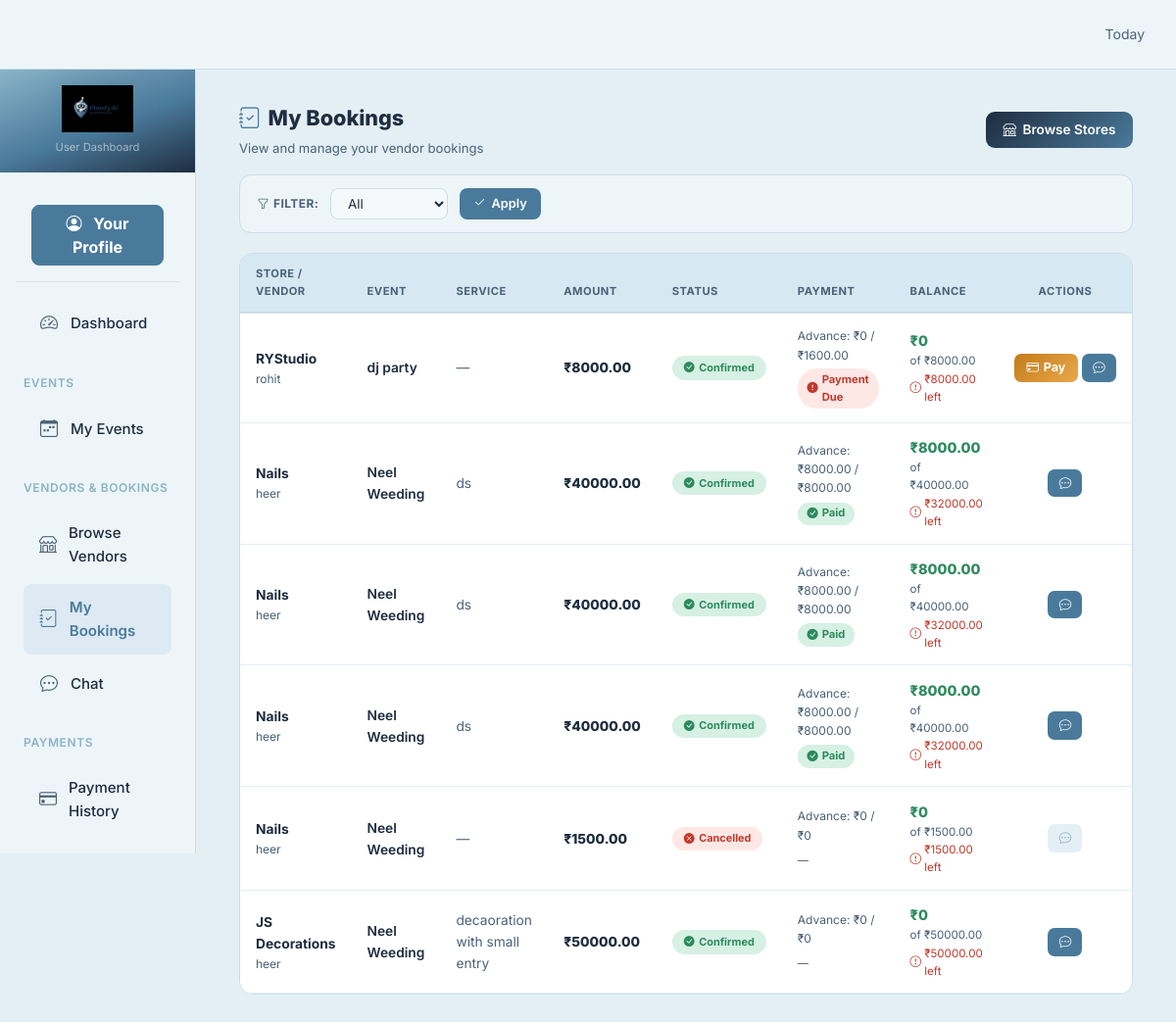
The page /user/bookings/ (signed in) on the database its author committed.
### vendor/models.py (models this page shows, shortened)
class Booking(models.Model):
    STATUS_PENDING = 'pending'
    STATUS_CONFIRMED = 'confirmed'
    STATUS_IN_PROGRESS = 'in_progress'
    STATUS_COMPLETED = 'completed'
    STATUS_CANCELLED = 'cancelled'
    STATUS_CHOICES = [
        (STATUS_PENDING, 'Pending'),
        (STATUS_CONFIRMED, 'Approved'),
        (STATUS_IN_PROGRESS, 'In Progress'),
        (STATUS_COMPLETED, 'Completed'),
        (STATUS_CANCELLED, 'Rejected'),
    ]
    event = models.ForeignKey(Event, on_delete=models.CASCADE, related_name='bookings')
    store = models.ForeignKey(Store, on_delete=models.CASCADE, related_name='bookings')
    service = models.ForeignKey(Service, on_delete=models.SET_NULL, null=True, blank=True, related_name='bookings')
    customer = models.ForeignKey(User, on_delete=models.CASCADE, related_name='customer_bookings')
    vendor = models.ForeignKey(User, on_delete=models.CASCADE, related_name='vendor_bookings')
    amount = models.DecimalField(max_digits=10, decimal_places=2)
    advance_percentage = models.DecimalField(max_digits=5, decimal_places=2, default=0)
    advance_required = models.DecimalField(max_digits=10, decimal_places=2, default=0)
    advance_paid = models.DecimalField(max_digits=10, decimal_places=2, default=0)
    status = models.CharField(max_length=20, choices=STATUS_CHOICES, default=STATUS_PENDING)
    notes = models.TextField(blank=True, null=True)
    created_at = models.DateTimeField(auto_now_add=True)
    updated_at = models.DateTimeField(auto_now=True)
    booking_date = models.DateTimeField(null=True, blank=True)  # When the service will be provided

class Store(models.Model):
    vendor = models.ForeignKey(User, on_delete=models.CASCADE, limit_choices_to={'role__name__iexact': 'vendor'})
    store_name = models.CharField(max_length=200)
    description = models.TextField()
    phone = models.CharField(max_length=20, null=True, blank=True)
    category = models.ForeignKey(category, on_delete=models.CASCADE)
    address = models.TextField()
    city = models.CharField(max_length=100)
    price_start = models.DecimalField(max_digits=10, decimal_places=2)
    profile_image = models.ImageField(upload_to='store_images/', null=True, blank=True)
    created_at = models.DateTimeField(auto_now_add=True)
    updated_at = models.DateTimeField(auto_now=True)
    status = models.BooleanField(default=True)  # active/inactive

class Service(models.Model):
    store = models.ForeignKey(Store, on_delete=models.CASCADE, related_name='services')
    name = models.CharField(max_length=200)
    description = models.TextField()
    price = models.DecimalField(max_digits=10, decimal_places=2)
    image = models.ImageField(upload_to='service_images/', null=True, blank=True)
    is_active = models.BooleanField(default=True)
    created_at = models.DateTimeField(auto_now_add=True)
    updated_at = models.DateTimeField(auto_now=True)

### account/models.py (models this page shows, shortened)
class User(models.Model):
    fullname = models.CharField(max_length=255)
    email = models.EmailField(unique=True)
    mobile = models.CharField(max_length=15, unique=True, null=True, blank=True)
    password = models.CharField(max_length=255, blank=True, null=True)
    is_active = models.BooleanField(default=False)   # ✅ added
    email_verified = models.BooleanField(default=False)
    role = models.ForeignKey(Role, on_delete=models.CASCADE)
    business_logo = models.ImageField(upload_to='vendor_logos/', null=True, blank=True)
    created_at = models.DateTimeField(auto_now_add=True)
    updated_at = models.DateTimeField(auto_now=True)

### user/models.py (models this page shows, shortened)
class Event(models.Model):
    STATUS_PENDING = 'pending'
    STATUS_CONFIRMED = 'confirmed'
    STATUS_COMPLETED = 'completed'
    STATUS_CANCELLED = 'cancelled'
    STATUS_CHOICES = [
        (STATUS_PENDING, 'Pending'),
        (STATUS_CONFIRMED, 'Confirmed'),
        (STATUS_COMPLETED, 'Completed'),
        (STATUS_CANCELLED, 'Cancelled'),
    ]
    TYPE_WEDDING = 'wedding'
    TYPE_CONFERENCE = 'conference'
    TYPE_PARTY = 'party'
    TYPE_OTHER = 'other'
    TYPE_CHOICES = [
        (TYPE_WEDDING, 'Wedding'),
        (TYPE_CONFERENCE, 'Conference'),
        (TYPE_PARTY, 'Party'),
        (TYPE_OTHER, 'Other'),
    ]
    owner = models.ForeignKey('account.User', on_delete=models.CASCADE, related_name='events')
    title = models.CharField(max_length=200)
    date = models.DateTimeField()
    event_type = models.CharField(max_length=50, choices=TYPE_CHOICES, default=TYPE_OTHER)
    status = models.CharField(max_length=20, choices=STATUS_CHOICES, default=STATUS_PENDING)
    guests = models.PositiveIntegerField(default=0)
    created_at = models.DateTimeField(auto_now_add=True)

### user/views.py (the view)
    def wrapper(request, *args, **kwargs):
        user_id = request.session.get('user_id')
        if not user_id:
            return redirect('/login/')
        try:
            User.objects.get(id=user_id)
        except User.DoesNotExist:
            request.session.flush()
            return redirect('/login/')
        return view_func(request, *args, **kwargs)

### event/context_processors.py (called while the page is built, shortened)
def global_app_info(request):
    return {
        'APP_NAME': 'Planify.Ai',
        'APP_LOGO_TEXT': 'PA',                 # Text logo (initials)
        'APP_LOGO_IMAGE': '/static/images/LOGO.png',   # Image logo (inside static/)
    }

def vendor_stores(request):
    try:
        from vendor.models import Store
        stores = Store.objects.filter(status=True).order_by('store_name')
    except Exception:
        stores = []
    return {
        'all_stores': stores
    }

def vendor_is_photographer(request):
    try:
        user_id = request.session.get('user_id')
        role = request.session.get('role')
    except Exception:
        pass
    return {'is_photographer': False}

def admin_pending_counts(request):
    try:
        role = request.session.get('role')
        if role == 'admin':
            from account.models import User
            pending_vendors = User.objects.filter(
                role__name__iexact='vendor', is_active=False
            ).count()
            return {'admin_pending_vendors': pending_vendors}
    except Exception:
        pass
    return {'admin_pending_vendors': 0}

def unread_counts(request):
    user_id = None
    try:
        user_id = request.session.get('user_id')
    except Exception:
        user_id = None
    unread_notifications = 0
    try:
        if user_id:
            from user.models import Notification
            unread_notifications = Notification.objects.filter(user_id=user_id, is_read=False).count()
    except Exception:
        unread_notifications = 0
    return {
        'unread_notifications': unread_notifications,
    }

### user/views.py (called while the page is built)
def user_required(view_func):
    def wrapper(request, *args, **kwargs):
        user_id = request.session.get('user_id')
        if not user_id:
            return redirect('/login/')
        try:
            User.objects.get(id=user_id)
        except User.DoesNotExist:
            request.session.flush()
            return redirect('/login/')
        return view_func(request, *args, **kwargs)
    return wrapper

### template/user/bookings.html (shortened to what this page needs)
{% extends 'user/base.html' %}
{% load static %}
{% block content %}
<div class="d-flex flex-wrap justify-content-between align-items-center mb-3">
    <div>
        <div class="page-title">
            <i class="bi bi-journal-check me-2" style="color:#4A7A9B;"></i>My Bookings
        </div>
        <p class="page-sub">View and manage your vendor bookings</p>
    </div>
    <a href="{% url 'user:stores_list' %}" class="btn-browse">
        <i class="bi bi-shop"></i> Browse Stores
    </a>
</div>
<form method="get">
    <div class="filter-bar">
        <label><i class="bi bi-funnel me-1"></i>Filter:</label>
        <select name="status">
            <option value="">All</option>
        </select>
        <button type="submit" class="btn-apply"><i class="bi bi-check2"></i> Apply</button>
    </div>
</form>
<div class="table-panel">
    {% if bookings %}
    <div class="table-responsive">
        <table class="table table-hover align-middle mb-0">
            <thead>
                <tr>
                    <th class="ps-3">Store / Vendor</th>
                    <th>Event</th>
                    <th>Service</th>
                    <th>Amount</th>
                    <th>Status</th>
                    <th>Payment</th>
                    <th>Balance</th>
                    <th class="text-center">Actions</th>
                </tr>
            </thead>
            <tbody>
                {% for booking in bookings %}
                <tr>
                    <td class="ps-3">
                        <a href="{% url 'user:store_detail' booking.store.id %}" class="store-link">{{ booking.store.store_name }}</a>
                        <div style="font-size:.75rem;color:#4a6278;">{{ booking.vendor.fullname }}</div>
                    </td>
                    <td style="font-weight:600;">{{ booking.event.title }}</td>
                    <td style="color:#4a6278;">{% if booking.service %}{{ booking.service.name }}{% else %}—{% endif %}</td>
                    <td style="font-weight:800;">₹{{ booking.amount }}</td>
                    <td>
                        {% if booking.status == 'pending' %}
                            <span class="sp sp-pending"><i class="bi bi-hourglass-split"></i>Pending</span>
                        {% elif booking.status == 'confirmed' %}
                            <span class="sp sp-confirmed"><i class="bi bi-check-circle-fill"></i>Confirmed</span>
                        {% elif booking.status == 'in_progress' %}
                            <span class="sp sp-progress"><i class="bi bi-arrow-repeat"></i>In Progress</span>
                        {% elif booking.status == 'completed' %}
                            <span class="sp sp-completed"><i class="bi bi-check-all"></i>Completed</span>
                        {% elif booking.status == 'cancelled' %}
                            <span class="sp sp-cancelled"><i class="bi bi-x-circle-fill"></i>Cancelled</span>
                        {% endif %}
                    </td>
                    <td>
                        <div style="font-size:.75rem;color:#4a6278;margin-bottom:.25rem;">
                            Advance: ₹{{ booking.advance_paid|default:0 }} / ₹{{ booking.advance_required|default:0 }}
                        </div>
                        {% if booking.advance_required and booking.advance_required > 0 %}
                            {% if booking.advance_paid >= booking.advance_required %}
                                <span class="pay-paid"><i class="bi bi-check-circle-fill"></i>Paid</span>
                            {% else %}
                                <span class="pay-due"><i class="bi bi-exclamation-circle-fill"></i>Payment Due</span>
                            {% endif %}
                        {% else %}
                            {% if booking.latest_payment %}
                                {% if booking.latest_payment.status == 'succeeded' %}
                                    <span class="pay-paid"><i class="bi bi-check-circle-fill"></i>Paid</span>
                                {% elif booking.latest_payment.status == 'pending' %}
                                    <span class="pay-due"><i class="bi bi-clock"></i>Pending</span>
                                {% else %}
                                    <span class="pay-due"><i class="bi bi-x-circle-fill"></i>Failed</span>
                                {% endif %}
                            {% else %}
                                <span class="pay-neutral">—</span>
                            {% endif %}
                        {% endif %}
                    </td>
                    <td>
                        <div class="amt-paid">₹{{ booking.advance_paid|default:0 }}</div>
                        <div style="font-size:.72rem;color:#4a6278;">of ₹{{ booking.amount }}</div>
                        {% if booking.amount_remaining > 0 %}
                            <div class="amt-remain"><i class="bi bi-exclamation-circle"></i>₹{{ booking.amount_remaining }} left</div>
                        {% else %}
                            <div class="amt-full"><i class="bi bi-check-circle-fill"></i>Fully Paid</div>
                        {% endif %}
                    </td>
                    <td class="text-center">
                        <div class="d-flex gap-1 justify-content-center align-items-center flex-nowrap">
                            {% if booking.status != 'cancelled' and booking.status != 'completed' %}
                                {% if booking.advance_required and booking.advance_paid < booking.advance_required %}
                                <a href="{% url 'user:pay_booking' booking.id %}" class="btn-pay" title="Pay Now">
                                    <i class="bi bi-credit-card"></i> Pay
                                </a>
                                {% endif %}
                            {% endif %}
                            {% if booking.status == 'confirmed' or booking.status == 'in_progress' or booking.status == 'completed' %}
                            <a href="{% url 'user:start_chat' booking.store.id %}" class="btn-chat" title="Chat with Vendor">
                                <i class="bi bi-chat-dots"></i>
                            </a>
                            {% else %}
                            <button type="button" class="btn-chat-dis" title="Available after approval" disabled>
                                <i class="bi bi-chat-dots"></i>
                            </button>
                            {% endif %}
                        </div>
                    </td>
                </tr>
                {% endfor %}
            </tbody>
        </table>
    </div>
    {% endif %}
</div>
{% endblock %}

### static/css/app.css (style rules this page uses)
:root { --primary: #4A7A9B; --primary-light: #ddeaf3; --primary-dark: #1E2D40; --primary-mid: #8AB4C8; --success: #2d8a5e; --success-light: #d6f0e4; --warning: #c47c1a; --warning-light: #fef3dc; --danger: #c0392b; --danger-light: #fde8e6; --info: #2471a3; --info-light: #d6eaf8; --bg-primary: #eef5f9; --bg-secondary: #e4eff5; --bg-tertiary: #d6e8f2; --text-primary: #1E2D40; --text-secondary: #4a6278; --text-light: #8AB4C8; --border: #ccdde8; --border-light: #e4eff5; --shadow-sm: 0 1px 2px rgba(30, 45, 64, 0.05); --shadow: 0 1px 3px rgba(30, 45, 64, 0.10), 0 1px 2px rgba(30, 45, 64, 0.06); --shadow-md: 0 8px 20px rgba(30, 45, 64, 0.10); --radius: 12px; --radius-sm: 10px; }
* { box-sizing: border-box; }
body { font-family: 'Inter', -apple-system, BlinkMacSystemFont, 'Segoe UI', Roboto, Arial, sans-serif; background: var(--bg-secondary); color: var(--text-primary); -webkit-font-smoothing: antialiased; -moz-osx-font-smoothing: grayscale; }
.page-title { font-size: 1.35rem; font-weight: 800; margin: 0; }
.table { border-radius: var(--radius); overflow: hidden; }
.table thead th { font-size: .75rem; text-transform: uppercase; letter-spacing: .06em; font-weight: 800; }
.table thead th { background-color: var(--bg-tertiary); color: var(--text-secondary); border-color: var(--border) !important; }
.table td, .table th { border-color: var(--border-light) !important; }

### static/css/user.css (style rules this page uses)
:root { --primary: #4A7A9B; --primary-light: #ddeaf3; --primary-dark: #1E2D40; --primary-mid: #8AB4C8; --success: #2d8a5e; --success-light: #d6f0e4; --warning: #c47c1a; --warning-light: #fef3dc; --danger: #c0392b; --danger-light: #fde8e6; --info: #2471a3; --info-light: #d6eaf8; --bg-primary: #eef5f9; --bg-secondary: #e4eff5; --bg-tertiary: #d6e8f2; --text-primary: #1E2D40; --text-secondary: #4a6278; --text-light: #8AB4C8; --border: #ccdde8; --border-light: #e4eff5; --shadow-sm: 0 1px 2px rgba(30, 45, 64, 0.05); --shadow: 0 1px 3px rgba(30, 45, 64, 0.10), 0 1px 2px rgba(30, 45, 64, 0.06); --shadow-md: 0 4px 16px rgba(30, 45, 64, 0.10); --shadow-lg: 0 10px 30px rgba(30, 45, 64, 0.13); --radius: 12px; --radius-sm: 8px; --radius-lg: 16px; }
body { font-family: 'Inter', -apple-system, BlinkMacSystemFont, 'Segoe UI', Roboto, sans-serif; background: var(--bg-secondary); color: var(--text-primary); line-height: 1.6; }
.table thead th { background-color: var(--bg-tertiary); color: var(--text-secondary); border-color: var(--border) !important; }
.table td, .table th { border-color: var(--border-light) !important; }

### rows shown on the page
Booking: store.store_name "RYStudio", vendor.fullname "rohit", event "dj party", amount "8000.00", status "confirmed" (drawn), advance_paid "0", advance_required "1600.00", shows "Payment Due", amount_remaining "8000.00"
Booking: store.store_name "Nails", vendor.fullname "heer", event "Neel Weeding", service.name "ds", amount "40000.00", status "confirmed" (drawn), advance_paid "8000.00", advance_required "8000.00", shows "Paid", amount_remaining "32000.00"
Booking: store.store_name "Nails", vendor.fullname "heer", event "Neel Weeding", service.name "ds", amount "40000.00", status "confirmed" (drawn), advance_paid "8000.00", advance_required "8000.00", shows "Paid", amount_remaining "32000.00"
Booking: store.store_name "Nails", vendor.fullname "heer", event "Neel Weeding", service.name "ds", amount "40000.00", status "confirmed" (drawn), advance_paid "8000.00", advance_required "8000.00", shows "Paid", amount_remaining "32000.00"
Booking: store.store_name "Nails", vendor.fullname "heer", event "Neel Weeding", amount "1500.00", status "cancelled" (drawn), advance_paid "0", advance_required "0", amount_remaining "1500.00"
Booking: store.store_name "JS Decorations", vendor.fullname "heer", event "Neel Weeding", service.name "decaoration with small entry", amount "50000.00", status "confirmed" (drawn), advance_paid "0", advance_required "0", amount_remaining "50000.00"
